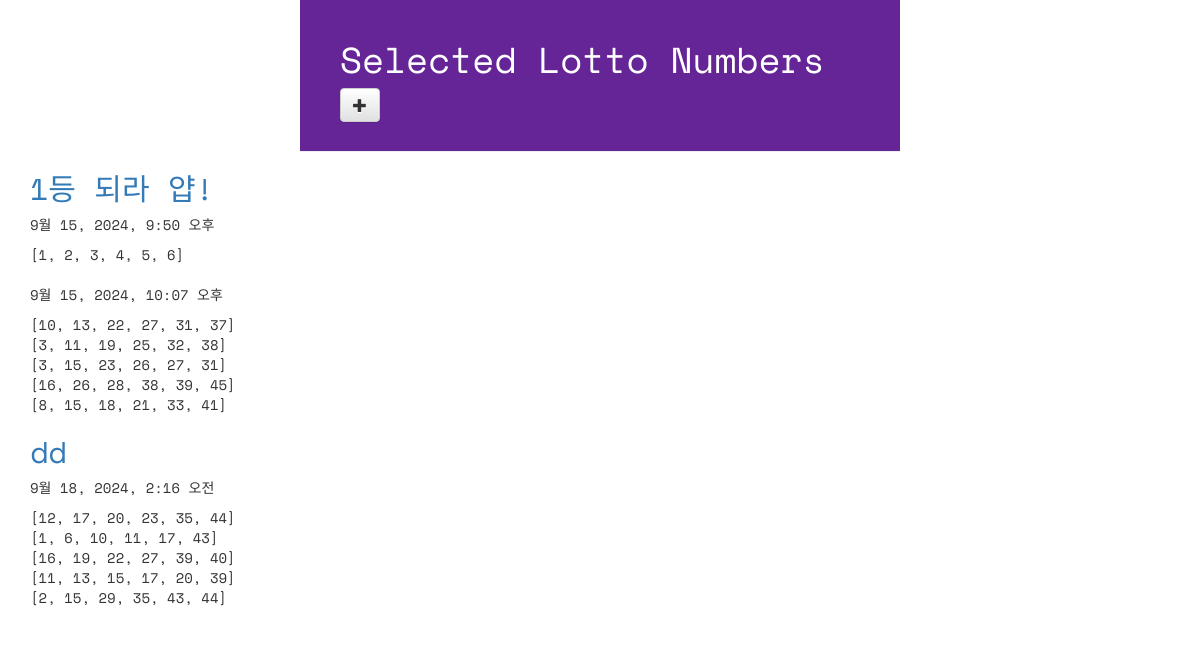
Page /lotto/ on the committed database.
### lotto/models.py (models this page shows, shortened)
class GuessNumbers(models.Model): # DB에 저장될 로또 번호 리스트
    name = models.CharField(max_length=24) # 로또 번호 리스트의 이름
    text = models.CharField(max_length=255) # 로또 번호 리스트에 대한 설명
    lottos = models.CharField(max_length=255, default='[1, 2, 3, 4, 5, 6]') # 로또 번호들이 담길 str
    num_lotto = models.IntegerField(default=5) # 6개 번호 set의 갯수
    update_date = models.DateTimeField()

### lotto/views.py (the view)
# urls.py: path('lotto/', views.index, name='index'), # lotto > views.py 파일의 index 함수 호출
def index(request): # request는 사용자가 요청한 정보를 담고 있는 객체
    lottos = GuessNumbers.objects.all()
    return render(request, 'lotto/default.html', {'lottos':lottos}) # lotto > templates > lotto > default.html 파일을 렌더링하여 사용자에게 보여줌

### lotto/templates/lotto/default.html (shortened to what this page needs)
<!DOCTYPE html>
{% load static %}
<html lang="ko">
<head>
    <link rel="stylesheet" href="//maxcdn.bootstrapcdn.com/bootstrap/3.2.0/css/bootstrap.min.css">
    <link rel="stylesheet" href="//maxcdn.bootstrapcdn.com/bootstrap/3.2.0/css/bootstrap-theme.min.css">
    <link rel="stylesheet" href="{% static 'css/lotto.css' %}">
</head>
<body>
    <div class="page-header">
        <h1>
            Selected Lotto Numbers
            <a href="{% url 'new_lotto' %}">
                <span class="glyphicon glyphicon-plus btn btn-default"></span>
            </a>
        </h1>
    </div>
    <div class="container lotto">
        {% for lotto in lottos %}
        <h2><a href="{% url 'detail' lottokey=lotto.id %}">{{lotto.text}}</a></h2>
        <p>{{ lotto.update_date }}</p>
        <p>{{ lotto.lottos | linebreaksbr }}</p>
        {% endfor %}
    </div>
</body>
</html>

### lotto/static/css/lotto.css (style rules this page uses)
.page-header { background-color: #652596; margin-top: 0; padding: 20px 20px 20px 40px; font-family: 'Space Mono', monospace; width: 50%; margin: auto; }
.page-header h1 { color: #FFFFFF; }
.container { font-family: 'Space Mono', monospace; }
.container h2 { color: #2c9394; }

### rows in the picture
GuessNumbers: text "1등 되라 얍!", update_date "9월 15, 2024, 9:50 오후", lottos "[1, 2, 3, 4, 5, 6]"
GuessNumbers: update_date "9월 15, 2024, 10:07 오후", lottos "[10, 13, 22, 27, 31, 37] [3, 11, 19, 25, 32, 38] [3, 15, 23, 26, 27, 31] [16, 26, 28, 38, 39, 45] [8, 15, 18, 21, 33, 41]"
GuessNumbers: text "dd", update_date "9월 18, 2024, 2:16 오전", lottos "[12, 17, 20, 23, 35, 44] [1, 6, 10, 11, 17, 43] [16, 19, 22, 27, 39, 40] [11, 13, 15, 17, 20, 39] [2, 15, 29, 35, 43, 44]"
